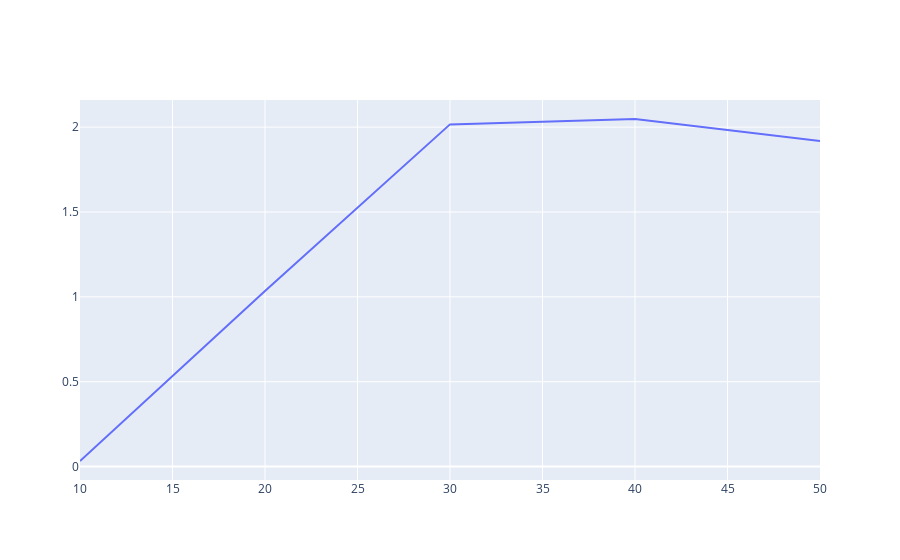

Source (notebook cell):
### Code cell
R = [10, 20, 30, 40, 50]

trace0 = go.Scatter(
    x = R,
    y = errorsH1,
    mode = 'lines',
)


data = [trace0]

iplot(data)

### Figure 1 — Plotly figure (JSON) as saved in the notebook; plotly's stock layout.template omitted (floating-point values rounded to 4 significant figures)
{"data": [{"mode": "lines", "type": "scatter", "x": [10, 20, 30, 40, 50], "y": [0.03276, 1.035, 2.016, 2.048, 1.918]}], "layout": {}}
